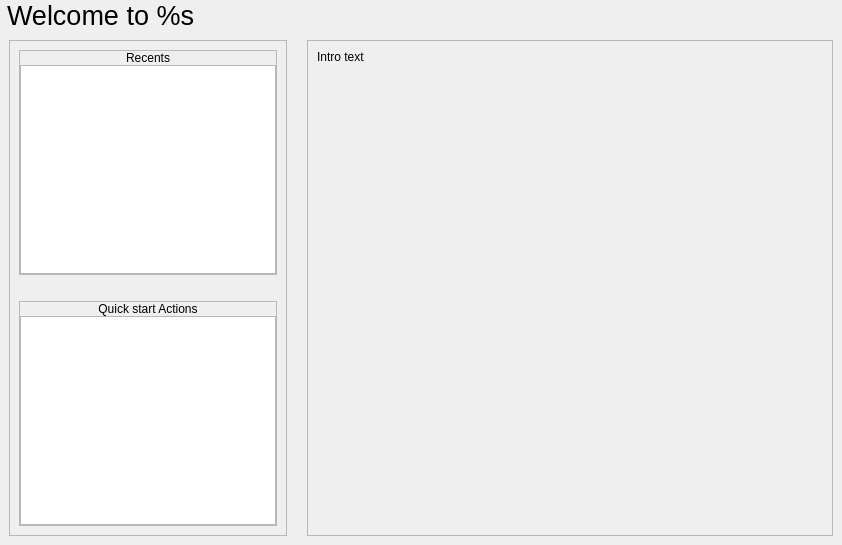
<?xml version="1.0" encoding="UTF-8"?>
<ui version="4.0">
 <class>Form</class>
 <widget class="QWidget" name="Form">
  <property name="geometry">
   <rect>
    <x>0</x>
    <y>0</y>
    <width>842</width>
    <height>545</height>
   </rect>
  </property>
  <property name="windowTitle">
   <string>Form</string>
  </property>
  <property name="styleSheet">
   <string notr="true"/>
  </property>
  <layout class="QGridLayout" name="gridLayout">
   <property name="margin">
    <number>0</number>
   </property>
   <property name="spacing">
    <number>0</number>
   </property>
   <item row="0" column="0">
    <layout class="QHBoxLayout" name="horizontalLayoutHeader">
     <property name="spacing">
      <number>0</number>
     </property>
     <property name="topMargin">
      <number>0</number>
     </property>
     <item>
      <widget class="QLabel" name="lblIcon">
       <property name="text">
        <string/>
       </property>
      </widget>
     </item>
     <item>
      <widget class="QLabel" name="lblTitle">
       <property name="sizePolicy">
        <sizepolicy hsizetype="Expanding" vsizetype="Preferred">
         <horstretch>0</horstretch>
         <verstretch>0</verstretch>
        </sizepolicy>
       </property>
       <property name="styleSheet">
        <string notr="true">font: 20pt &quot;Verdana&quot;;</string>
       </property>
       <property name="text">
        <string>&lt;html&gt;&lt;head/&gt;&lt;body&gt;&lt;p&gt;&lt;span style=&quot; font-size:20pt;&quot;&gt;Welcome to %s&lt;/span&gt;&lt;/p&gt;&lt;/body&gt;&lt;/html&gt;</string>
       </property>
      </widget>
     </item>
    </layout>
   </item>
   <item row="1" column="0">
    <layout class="QHBoxLayout" name="horizontalLayoutMain">
     <property name="spacing">
      <number>0</number>
     </property>
     <property name="margin">
      <number>9</number>
     </property>
     <item>
      <widget class="QFrame" name="frame">
       <property name="sizePolicy">
        <sizepolicy hsizetype="Fixed" vsizetype="Preferred">
         <horstretch>0</horstretch>
         <verstretch>0</verstretch>
        </sizepolicy>
       </property>
       <property name="minimumSize">
        <size>
         <width>60</width>
         <height>60</height>
        </size>
       </property>
       <property name="frameShape">
        <enum>QFrame::StyledPanel</enum>
       </property>
       <property name="frameShadow">
        <enum>QFrame::Raised</enum>
       </property>
       <layout class="QVBoxLayout" name="verticalLayout_11">
        <item>
         <layout class="QVBoxLayout" name="verticalLayout_10">
          <item>
           <widget class="QFrame" name="frameRecents">
            <property name="frameShape">
             <enum>QFrame::StyledPanel</enum>
            </property>
            <property name="frameShadow">
             <enum>QFrame::Raised</enum>
            </property>
            <layout class="QVBoxLayout" name="verticalLayout_4">
             <property name="spacing">
              <number>0</number>
             </property>
             <property name="margin">
              <number>0</number>
             </property>
             <item>
              <layout class="QVBoxLayout" name="verticalLayout_2">
               <property name="spacing">
                <number>0</number>
               </property>
               <item>
                <widget class="QLabel" name="lblRecents">
                 <property name="frameShadow">
                  <enum>QFrame::Sunken</enum>
                 </property>
                 <property name="text">
                  <string>Recents</string>
                 </property>
                 <property name="alignment">
                  <set>Qt::AlignCenter</set>
                 </property>
                </widget>
               </item>
               <item>
                <widget class="QListWidget" name="lwRecents">
                 <property name="sizePolicy">
                  <sizepolicy hsizetype="Expanding" vsizetype="Expanding">
                   <horstretch>0</horstretch>
                   <verstretch>0</verstretch>
                  </sizepolicy>
                 </property>
                 <property name="maximumSize">
                  <size>
                   <width>16777215</width>
                   <height>16777215</height>
                  </size>
                 </property>
                 <property name="cursor" stdset="0">
                  <cursorShape>OpenHandCursor</cursorShape>
                 </property>
                </widget>
               </item>
              </layout>
             </item>
            </layout>
           </widget>
          </item>
          <item>
           <spacer name="verticalSpacer">
            <property name="orientation">
             <enum>Qt::Vertical</enum>
            </property>
            <property name="sizeType">
             <enum>QSizePolicy::Fixed</enum>
            </property>
            <property name="sizeHint" stdset="0">
             <size>
              <width>20</width>
              <height>20</height>
             </size>
            </property>
           </spacer>
          </item>
          <item>
           <widget class="QFrame" name="framequickStart">
            <property name="frameShape">
             <enum>QFrame::StyledPanel</enum>
            </property>
            <property name="frameShadow">
             <enum>QFrame::Raised</enum>
            </property>
            <layout class="QVBoxLayout" name="verticalLayout_5">
             <property name="spacing">
              <number>0</number>
             </property>
             <property name="margin">
              <number>0</number>
             </property>
             <item>
              <layout class="QVBoxLayout" name="verticalLayoutQuickStart">
               <property name="spacing">
                <number>0</number>
               </property>
               <item>
                <widget class="QLabel" name="lblQuickStart">
                 <property name="frameShadow">
                  <enum>QFrame::Sunken</enum>
                 </property>
                 <property name="text">
                  <string>Quick start Actions</string>
                 </property>
                 <property name="alignment">
                  <set>Qt::AlignCenter</set>
                 </property>
                </widget>
               </item>
               <item>
                <widget class="QListWidget" name="lwQuickStart">
                 <property name="cursor" stdset="0">
                  <cursorShape>OpenHandCursor</cursorShape>
                 </property>
                </widget>
               </item>
              </layout>
             </item>
            </layout>
           </widget>
          </item>
         </layout>
        </item>
       </layout>
      </widget>
     </item>
     <item>
      <spacer name="horizontalSpacer">
       <property name="orientation">
        <enum>Qt::Horizontal</enum>
       </property>
       <property name="sizeType">
        <enum>QSizePolicy::Fixed</enum>
       </property>
       <property name="sizeHint" stdset="0">
        <size>
         <width>20</width>
         <height>20</height>
        </size>
       </property>
      </spacer>
     </item>
     <item>
      <widget class="QFrame" name="frame_2">
       <property name="minimumSize">
        <size>
         <width>60</width>
         <height>60</height>
        </size>
       </property>
       <property name="frameShape">
        <enum>QFrame::StyledPanel</enum>
       </property>
       <property name="frameShadow">
        <enum>QFrame::Raised</enum>
       </property>
       <layout class="QVBoxLayout" name="verticalLayout_13">
        <item>
         <layout class="QVBoxLayout" name="verticalLayout_12">
          <item>
           <widget class="QLabel" name="lblInfoText">
            <property name="sizePolicy">
             <sizepolicy hsizetype="Expanding" vsizetype="Expanding">
              <horstretch>0</horstretch>
              <verstretch>0</verstretch>
             </sizepolicy>
            </property>
            <property name="text">
             <string>&lt;html&gt;&lt;head/&gt;&lt;body&gt;&lt;p&gt;Intro text&lt;/p&gt;&lt;/body&gt;&lt;/html&gt;</string>
            </property>
            <property name="alignment">
             <set>Qt::AlignLeading|Qt::AlignLeft|Qt::AlignTop</set>
            </property>
            <property name="wordWrap">
             <bool>true</bool>
            </property>
           </widget>
          </item>
         </layout>
        </item>
       </layout>
      </widget>
     </item>
    </layout>
   </item>
  </layout>
 </widget>
 <resources/>
 <connections/>
</ui>
